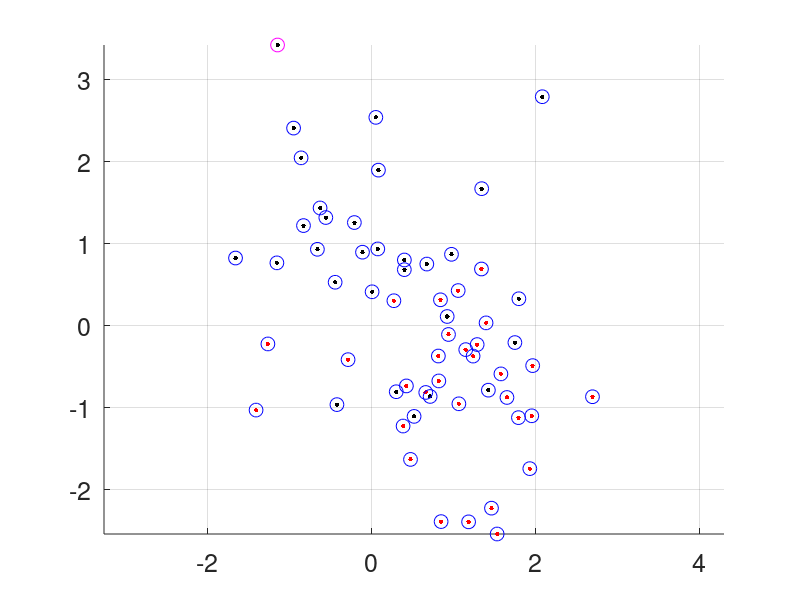

MATLAB code to generate this figure:
close all
clear all
clc

r = @(k) randn(30, 1) + k;

a = [r(0) r(1)]; b = [r(1) r(-1)]; c = [r(0) r(5)];

figure
hold on

plot(a(:,1), a(:,2), 'k.', 'MarkerSize', 10)
plot(b(:,1), b(:,2), 'r.', 'MarkerSize', 10)

axis equal
grid on

set(gca, 'FontSize', 18);
d = [a;b];
Z = linkage(d, 'centroid');
c = cluster(Z, 'maxclust', 2);

plot(d(c==1,1), d(c==1,2), 'mo', 'MarkerSize', 10)
plot(d(c==2,1), d(c==2,2), 'bo', 'MarkerSize', 10)